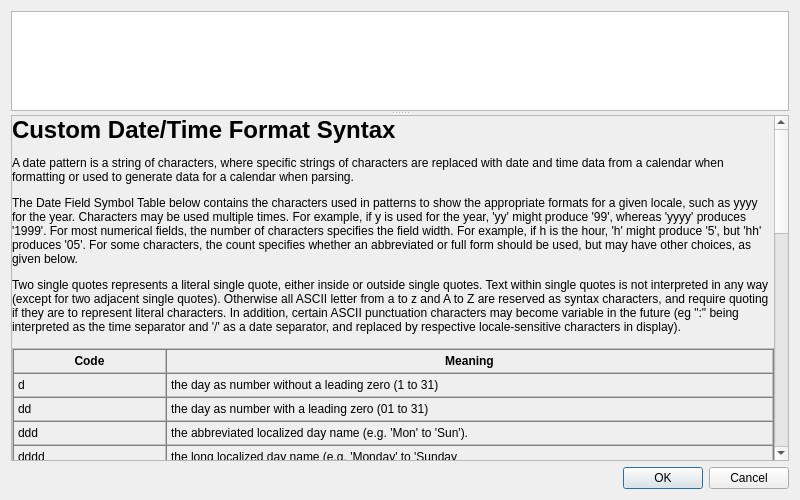
<?xml version="1.0" encoding="UTF-8"?>
<ui version="4.0">
 <class>LXQtWorldClockConfigurationManualFormat</class>
 <widget class="QDialog" name="LXQtWorldClockConfigurationManualFormat">
  <property name="geometry">
   <rect>
    <x>0</x>
    <y>0</y>
    <width>800</width>
    <height>500</height>
   </rect>
  </property>
  <property name="windowTitle">
   <string>World Clock Time Zones</string>
  </property>
  <layout class="QVBoxLayout" name="verticalLayout_3" stretch="0,0">
   <item>
    <widget class="QSplitter" name="splitter">
     <property name="orientation">
      <enum>Qt::Vertical</enum>
     </property>
     <property name="childrenCollapsible">
      <bool>false</bool>
     </property>
     <widget class="QPlainTextEdit" name="manualFormatPTE">
      <property name="sizePolicy">
       <sizepolicy hsizetype="Expanding" vsizetype="Expanding">
        <horstretch>0</horstretch>
        <verstretch>1</verstretch>
       </sizepolicy>
      </property>
      <property name="minimumSize">
       <size>
        <width>0</width>
        <height>100</height>
       </size>
      </property>
     </widget>
     <widget class="QScrollArea" name="scrollArea">
      <property name="sizePolicy">
       <sizepolicy hsizetype="Expanding" vsizetype="Expanding">
        <horstretch>0</horstretch>
        <verstretch>100</verstretch>
       </sizepolicy>
      </property>
      <property name="minimumSize">
       <size>
        <width>0</width>
        <height>100</height>
       </size>
      </property>
      <property name="horizontalScrollBarPolicy">
       <enum>Qt::ScrollBarAlwaysOff</enum>
      </property>
      <property name="widgetResizable">
       <bool>true</bool>
      </property>
      <widget class="QWidget" name="scrollAreaWidgetContents">
       <property name="geometry">
        <rect>
         <x>0</x>
         <y>0</y>
         <width>766</width>
         <height>1050</height>
        </rect>
       </property>
       <layout class="QVBoxLayout" name="verticalLayout">
        <property name="leftMargin">
         <number>0</number>
        </property>
        <property name="topMargin">
         <number>0</number>
        </property>
        <property name="rightMargin">
         <number>0</number>
        </property>
        <property name="bottomMargin">
         <number>0</number>
        </property>
        <item>
         <widget class="QLabel" name="helpL">
          <property name="text">
           <string>&lt;h1&gt;Custom Date/Time Format Syntax&lt;/h1&gt;
&lt;p&gt;A date pattern is a string of characters, where specific strings of characters are replaced with date and time data from a calendar when formatting or used to generate data for a calendar when parsing.&lt;/p&gt;
&lt;p&gt;The Date Field Symbol Table below contains the characters used in patterns to show the appropriate formats for a given locale, such as yyyy for the year. Characters may be used multiple times. For example, if y is used for the year, 'yy' might produce '99', whereas 'yyyy' produces '1999'. For most numerical fields, the number of characters specifies the field width. For example, if h is the hour, 'h' might produce '5', but 'hh' produces '05'. For some characters, the count specifies whether an abbreviated or full form should be used, but may have other choices, as given below.&lt;/p&gt;
&lt;p&gt;Two single quotes represents a literal single quote, either inside or outside single quotes. Text within single quotes is not interpreted in any way (except for two adjacent single quotes). Otherwise all ASCII letter from a to z and A to Z are reserved as syntax characters, and require quoting if they are to represent literal characters. In addition, certain ASCII punctuation characters may become variable in the future (eg &quot;:&quot; being interpreted as the time separator and '/' as a date separator, and replaced by respective locale-sensitive characters in display).&lt;br /&gt;&lt;/p&gt;
&lt;table border=&quot;1&quot; width=&quot;100%&quot; cellpadding=&quot;4&quot; cellspacing=&quot;0&quot;&gt;
&lt;tr&gt;&lt;th width=&quot;20%&quot;&gt;Code&lt;/th&gt;&lt;th&gt;Meaning&lt;/th&gt;&lt;/tr&gt;
&lt;tr&gt;&lt;td&gt;d&lt;/td&gt;&lt;td&gt;the day as number without a leading zero (1 to 31)&lt;/td&gt;&lt;/tr&gt;
&lt;tr&gt;&lt;td&gt;dd&lt;/td&gt;&lt;td&gt;the day as number with a leading zero (01 to 31)&lt;/td&gt;&lt;/tr&gt;
&lt;tr&gt;&lt;td&gt;ddd&lt;/td&gt;&lt;td&gt;the abbreviated localized day name (e.g. 'Mon' to 'Sun').&lt;/td&gt;&lt;/tr&gt;
&lt;tr&gt;&lt;td&gt;dddd&lt;/td&gt;&lt;td&gt;the long localized day name (e.g. 'Monday' to 'Sunday&lt;/td&gt;&lt;/tr&gt;
&lt;tr&gt;&lt;td&gt;M&lt;/td&gt;&lt;td&gt;the month as number without a leading zero (1-12)&lt;/td&gt;&lt;/tr&gt;
&lt;tr&gt;&lt;td&gt;MM&lt;/td&gt;&lt;td&gt;the month as number with a leading zero (01-12)&lt;/td&gt;&lt;/tr&gt;
&lt;tr&gt;&lt;td&gt;MMM&lt;/td&gt;&lt;td&gt;the abbreviated localized month name (e.g. 'Jan' to 'Dec').&lt;/td&gt;&lt;/tr&gt;
&lt;tr&gt;&lt;td&gt;MMMM&lt;/td&gt;&lt;td&gt;the long localized month name (e.g. 'January' to 'December').&lt;/td&gt;&lt;/tr&gt;
&lt;tr&gt;&lt;td&gt;yy&lt;/td&gt;&lt;td&gt;the year as two digit number (00-99)&lt;/td&gt;&lt;/tr&gt;
&lt;tr&gt;&lt;td&gt;yyyy&lt;/td&gt;&lt;td&gt;the year as four digit number&lt;/td&gt;&lt;/tr&gt;
&lt;tr&gt;&lt;td&gt;h&lt;/td&gt;&lt;td&gt;the hour without a leading zero (0 to 23 or 1 to 12 if AM/PM display)&lt;/td&gt;&lt;/tr&gt;
&lt;tr&gt;&lt;td&gt;hh&lt;/td&gt;&lt;td&gt;the hour with a leading zero (00 to 23 or 01 to 12 if AM/PM display)&lt;/td&gt;&lt;/tr&gt;
&lt;tr&gt;&lt;td&gt;H&lt;/td&gt;&lt;td&gt;the hour without a leading zero (0 to 23, even with AM/PM display)&lt;/td&gt;&lt;/tr&gt;
&lt;tr&gt;&lt;td&gt;HH&lt;/td&gt;&lt;td&gt;the hour with a leading zero (00 to 23, even with AM/PM display)&lt;/td&gt;&lt;/tr&gt;
&lt;tr&gt;&lt;td&gt;m&lt;/td&gt;&lt;td&gt;the minute without a leading zero (0 to 59)&lt;/td&gt;&lt;/tr&gt;
&lt;tr&gt;&lt;td&gt;mm&lt;/td&gt;&lt;td&gt;the minute with a leading zero (00 to 59)&lt;/td&gt;&lt;/tr&gt;
&lt;tr&gt;&lt;td&gt;s&lt;/td&gt;&lt;td&gt;the second without a leading zero (0 to 59)&lt;/td&gt;&lt;/tr&gt;
&lt;tr&gt;&lt;td&gt;ss&lt;/td&gt;&lt;td&gt;the second with a leading zero (00 to 59)&lt;/td&gt;&lt;/tr&gt;
&lt;tr&gt;&lt;td&gt;z&lt;/td&gt;&lt;td&gt;the milliseconds without leading zeroes (0 to 999)&lt;/td&gt;&lt;/tr&gt;
&lt;tr&gt;&lt;td&gt;zzz&lt;/td&gt;&lt;td&gt;the milliseconds with leading zeroes (000 to 999)&lt;/td&gt;&lt;/tr&gt;
&lt;tr&gt;&lt;td&gt;AP &lt;i&gt;or&lt;/i&gt; A&lt;/td&gt;&lt;td&gt;use AM/PM display. &lt;b&gt;A/AP&lt;/b&gt; will be replaced by either &quot;AM&quot; or &quot;PM&quot;.&lt;&lt;/td&gt;&lt;/tr&gt;
&lt;tr&gt;&lt;td&gt;ap &lt;i&gt;or&lt;/i&gt; a&lt;/td&gt;&lt;td&gt;use am/pm display. &lt;b&gt;a/ap&lt;/b&gt; will be replaced by either &quot;am&quot; or &quot;pm&quot;.&lt;&lt;/td&gt;&lt;/tr&gt;
&lt;tr&gt;&lt;td&gt;t&lt;/td&gt;&lt;td&gt;the timezone (for example &quot;CEST&quot;)&lt;/td&gt;&lt;/tr&gt;
&lt;tr&gt;&lt;td&gt;T&lt;/td&gt;&lt;td&gt;the offset from UTC&lt;/td&gt;&lt;/tr&gt;
&lt;tr&gt;&lt;td&gt;TT&lt;/td&gt;&lt;td&gt;the timezone IANA id&lt;/td&gt;&lt;/tr&gt;
&lt;tr&gt;&lt;td&gt;TTT&lt;/td&gt;&lt;td&gt;the timezone abbreviation&lt;/td&gt;&lt;/tr&gt;
&lt;tr&gt;&lt;td&gt;TTTT&lt;/td&gt;&lt;td&gt;the timezone short display name&lt;/td&gt;&lt;/tr&gt;
&lt;tr&gt;&lt;td&gt;TTTTT&lt;/td&gt;&lt;td&gt;the timezone long display name&lt;/td&gt;&lt;/tr&gt;
&lt;tr&gt;&lt;td&gt;TTTTTT&lt;/td&gt;&lt;td&gt;the timezone custom name. You can change it the 'Time zones' tab of the configuration window&lt;/td&gt;&lt;/tr&gt;&lt;/table&gt;
&lt;br /&gt;&lt;b&gt;Notes:&lt;/b&gt; &lt;ul&gt;&lt;li&gt;Any characters in the pattern that are not in the ranges of ['a'..'z'] and ['A'..'Z'] will be treated as quoted text. For instance, characters like ':', '.', ' ', '#' and '@' will appear in the resulting time text even they are not enclosed within single quotes.The single quote is used to 'escape' letters. Two single quotes in a row, whether inside or outside a quoted sequence, represent a 'real' single quote.&lt;/li&gt;&lt;li&gt;Minimal update interval is 1 second. If z or zzz is configured time is shown with the milliseconds fraction, but not updated on millisecond basis (avoiding big performance hit).&lt;/li&gt;&lt;ul&gt;
</string>
          </property>
          <property name="textFormat">
           <enum>Qt::RichText</enum>
          </property>
          <property name="wordWrap">
           <bool>true</bool>
          </property>
         </widget>
        </item>
       </layout>
      </widget>
     </widget>
    </widget>
   </item>
   <item>
    <widget class="QDialogButtonBox" name="buttons">
     <property name="standardButtons">
      <set>QDialogButtonBox::Cancel|QDialogButtonBox::Ok</set>
     </property>
    </widget>
   </item>
  </layout>
 </widget>
 <tabstops>
  <tabstop>manualFormatPTE</tabstop>
  <tabstop>scrollArea</tabstop>
  <tabstop>buttons</tabstop>
 </tabstops>
 <resources/>
 <connections>
  <connection>
   <sender>buttons</sender>
   <signal>accepted()</signal>
   <receiver>LXQtWorldClockConfigurationManualFormat</receiver>
   <slot>accept()</slot>
   <hints>
    <hint type="sourcelabel">
     <x>95</x>
     <y>490</y>
    </hint>
    <hint type="destinationlabel">
     <x>97</x>
     <y>253</y>
    </hint>
   </hints>
  </connection>
  <connection>
   <sender>buttons</sender>
   <signal>rejected()</signal>
   <receiver>LXQtWorldClockConfigurationManualFormat</receiver>
   <slot>reject()</slot>
   <hints>
    <hint type="sourcelabel">
     <x>76</x>
     <y>490</y>
    </hint>
    <hint type="destinationlabel">
     <x>62</x>
     <y>253</y>
    </hint>
   </hints>
  </connection>
 </connections>
 <slots>
  <signal>maximumNetSpeedChanged(QString)</signal>
  <slot>on_typeCOB_currentIndexChanged(int)</slot>
  <slot>on_sourceCOB_currentIndexChanged(int)</slot>
  <slot>on_maximumHS_valueChanged(int)</slot>
  <slot>saveSettings()</slot>
 </slots>
</ui>
